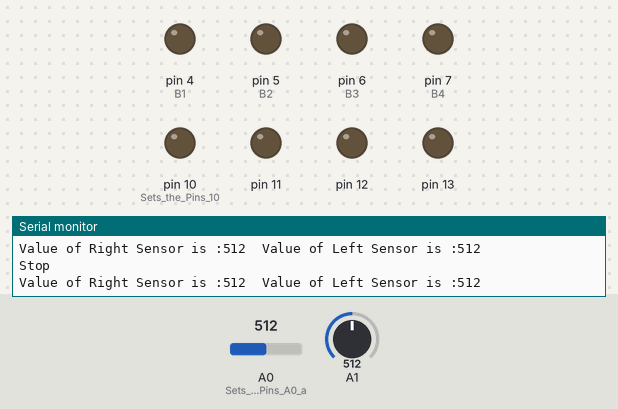
Bench run of a sketch on a simulated Arduino Uno, built with avr-gcc and run on an emulated ATmega328P. Shown: output pins drawn as LEDs (lit = HIGH), the last lines printed to the serial monitor. Inputs (shaded band) come from the test bench; at power-on: A0 (Sets_the_Analog_Pins_A0_a) = 512, A1 = 512.

Above: at 1.8 s.
1.9 s: A0 (Sets_the_Analog_Pins_A0_a) set to 587
4.2 s: A0 (Sets_the_Analog_Pins_A0_a) set to 612
At 7.2 s:
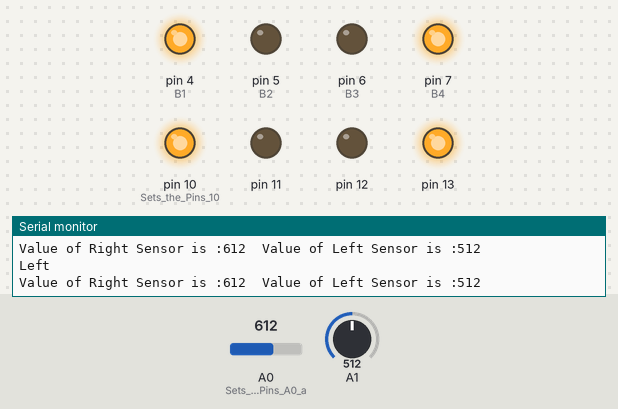
7.5 s: A1 set to 587
10.2 s: A1 set to 618
At 13.2 s:
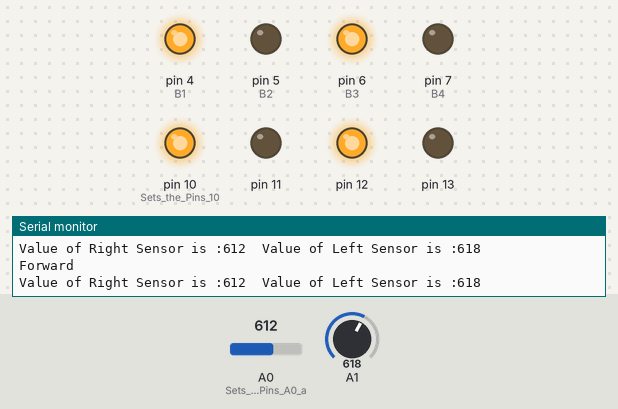
13.5 s: A0 (Sets_the_Analog_Pins_A0_a) set to 590
At 16.1 s:
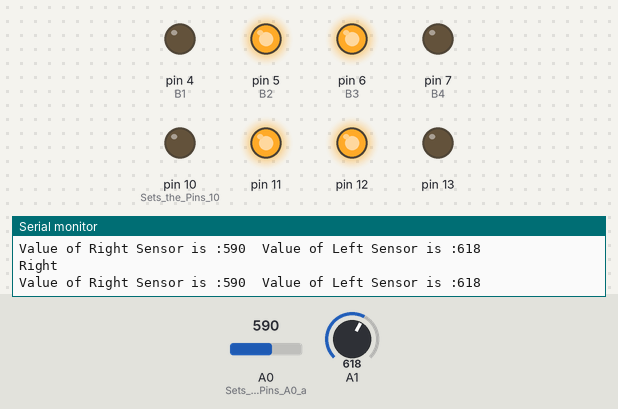
16.5 s: A0 (Sets_the_Analog_Pins_A0_a) set to 610
At 18.7 s:
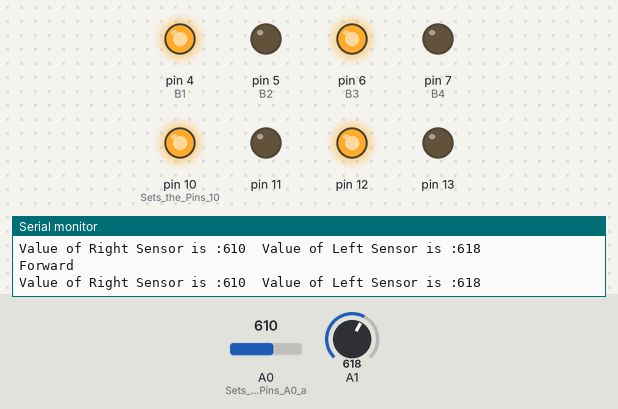
Timing chart, 0 to 20.2 s (numbered marks = the images above; inputs shaded):
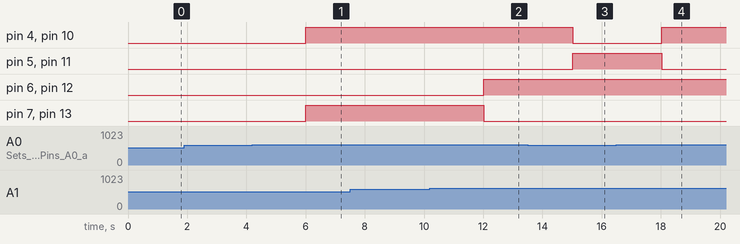

Measured:
- the behaviour switches between 600 and 601 on A0 (Sets_the_Analog_Pins_A0_a) (found by bisection; images 0 and 1)
- the behaviour switches between 600 and 601 on A1 (found by bisection; images 1 and 2)
- after the input at 4.2 s, pin 4 (B1), pin 7 (B4), pin 10 (Sets_the_Pins_10), pin 13: LOW → HIGH after 1.8 s
- after the input at 10.2 s, pin 6 (B3), pin 12: LOW → HIGH after 1.8 s; pin 7 (B4), pin 13: HIGH → LOW after 1.8 s
- after the input at 13.5 s, pin 4 (B1), pin 10 (Sets_the_Pins_10): HIGH → LOW after 1.5 s; pin 5 (B2), pin 11: LOW → HIGH after 1.5 s
- after the input at 16.5 s, pin 4 (B1), pin 10 (Sets_the_Pins_10): LOW → HIGH after 1.5 s; pin 5 (B2), pin 11: HIGH → LOW after 1.5 s

The sketch:

master.ino
```cpp
#define B1 4
#define B2 5
#define B3 6
#define B4 7

void setup() {
  // put your setup code here, to run once:
Serial.begin(9600); // Begins the Serial Communication with the Baud rate 9600.
pinMode(10,OUTPUT); // Sets the Pins 10, 11, 12, 13 as OUTPUT Pins.
pinMode(11,OUTPUT);
pinMode(12,OUTPUT);
pinMode(13,OUTPUT);
pinMode(B1,OUTPUT);
pinMode(B2,OUTPUT);
pinMode(B3,OUTPUT);
pinMode(B4,OUTPUT);
pinMode(A0,INPUT);  //Sets the Analog Pins A0 and A1 as INPUT Pins
pinMode(A1,INPUT);

}
void moveRobot(String motion){

  if(motion=="Forward"){  // RW - Fwd(10 - Pos, 11 - Neg); LW - Fwd(12 - Pos, 13 - Neg)
    digitalWrite(10,HIGH);
    digitalWrite(11,LOW);
    digitalWrite(12,HIGH);
    digitalWrite(13,LOW);
    Serial.println("Forward");
  }

   if(motion=="Backward"){  // RW - Bck(10 - Neg, 11 - Pos); LW - Bck(12 - Neg, 13 - Pos)
    digitalWrite(10,LOW);
    digitalWrite(11,HIGH);
    digitalWrite(12,LOW);
    digitalWrite(13,HIGH);
    Serial.println("Backward");
  }

   if(motion=="Left"){  // RW - Fwd(10 - Pos, 11 - Neg); LW - Bck(12 - Neg, 13 - Pos)
    digitalWrite(10,HIGH);
    digitalWrite(11,LOW);
    digitalWrite(12,LOW);
    digitalWrite(13,HIGH);
    Serial.println("Left");
  }

   if(motion=="Right"){  // RW - Bck(10 - Neg, 11 - Pos); LW - Fwd(12 - Pos, 13 - Neg)
    digitalWrite(10,LOW);
    digitalWrite(11,HIGH);
    digitalWrite(12,HIGH);
    digitalWrite(13,LOW);
    Serial.println("Right");
  }

   if(motion=="Stop"){  // RW - Stop(10 - Neg, 11 - Neg); LW - Stop(12 - Neg, 13 - Neg)
    digitalWrite(10,LOW);
    digitalWrite(11,LOW);
    digitalWrite(12,LOW);
    digitalWrite(13,LOW);
    Serial.println("Stop");
  }
}

void loop() {
  // put your main code here, to run repeatedly:
  int Right = analogRead(A0);  // Reads the Analog Value on Pin A0 and Stores it in "Right"
  int Left = analogRead(A1);  // Reads the Analog Value on Pin A1 and Stores it in "Left"
  Serial.print("Value of Right Sensor is :" +String(Right));
  Serial.print("\t");
  Serial.println("Value of Left Sensor is :" +String(Left));
  delay(1000);

  if((Right > 600) && (Left > 600)) { //Both Sensors Detect White Surface.
    moveRobot("Forward");
    digitalWrite(4,HIGH);
    digitalWrite(5,LOW);
    digitalWrite(6,HIGH);
    digitalWrite(7,LOW);
  }
  if((Right < 600) && (Left < 600)) { //Both Sensors Detect Black Surface.
    moveRobot("Stop");
    digitalWrite(4,LOW);
    digitalWrite(5,LOW);
    digitalWrite(6,LOW);
    digitalWrite(7,LOW);
  }
  if((Right < 600) && (Left > 600)) { //Right Sensor Detects Black Line and Left Sensor Detects White Surface.
    moveRobot("Right");
    digitalWrite(4,LOW);
    digitalWrite(5,HIGH);
    digitalWrite(6,HIGH);
    digitalWrite(7,LOW);
  }
  if((Right > 600) && (Left < 600)) { //Right Sensor Detects White Surface and Left Sensor Detects Black Line.
    moveRobot("Left");
    digitalWrite(4,HIGH);
    digitalWrite(5,LOW);
    digitalWrite(6,LOW);
    digitalWrite(7,HIGH);
  }

}
```
